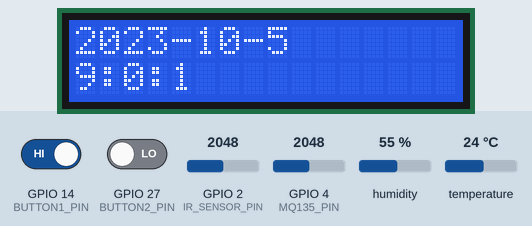
The sketch below on a simulated ESP32. On the bench: 16×2 character LCD. The inputs (shaded band) are chosen by the test bench; at power-on: GPIO 14 (BUTTON1_PIN) HIGH, GPIO 27 (BUTTON2_PIN) LOW, GPIO 4 (MQ135_PIN) = 2048, GPIO 2 (IR_SENSOR_PIN) = 2048, humidity 55 %, temperature 24 °C. WiFi joins after 1.5 s; servers stay silent unless stated; uploads are accepted with an empty reply; the local clock reads 2024-03-15 10:24:30 at power-on unless the sketch sets it; what the sketch prints to the serial monitor is not drawn.

Above: at 2.7 s.
2.8 s: GPIO 14 (BUTTON1_PIN) driven LOW and GPIO 27 (BUTTON2_PIN) driven HIGH
At 13.5 s:
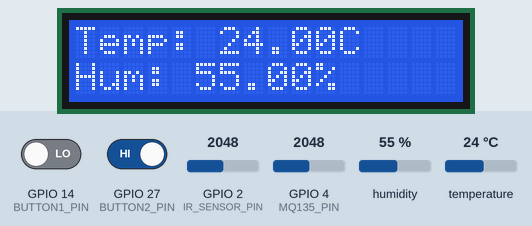
13.8 s: GPIO 4 (MQ135_PIN) set to 1939
At 23.9 s:
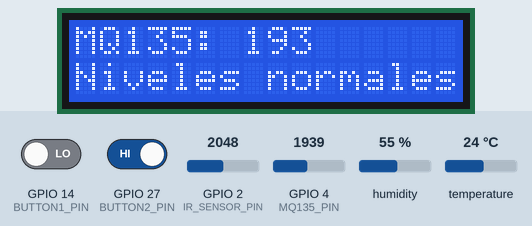
24.2 s: GPIO 2 (IR_SENSOR_PIN) set to 2866
At 33.7 s:
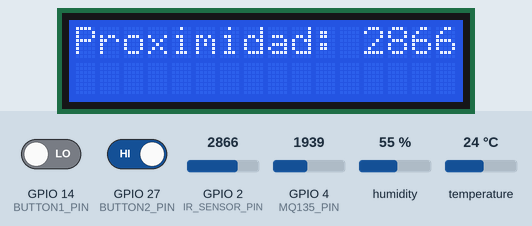
34.6 s: GPIO 14 (BUTTON1_PIN) driven HIGH
40.6 s: GPIO 2 (IR_SENSOR_PIN) set to 3972
At 44.6 s:
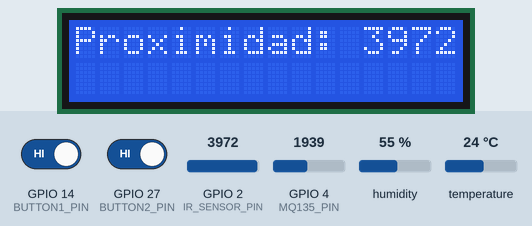
46.6 s: GPIO 14 (BUTTON1_PIN) driven LOW
At 55.7 s:
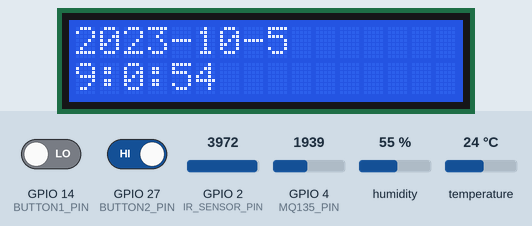
Timing chart, 0 to 56.8 s (numbered marks = the images above; inputs shaded):
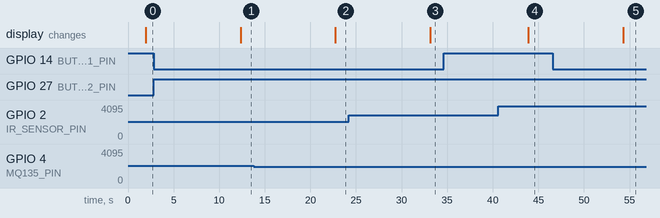

Measured:
- the behaviour switches between 2000 and 1999 on GPIO 4 (MQ135_PIN) (found by bisection; images 1 and 2)
- after the input at 2.8 s, the display: changes after 9.6 s (image 1)
- after the input at 13.8 s, the display: changes after 8.9 s (image 2)
- after the input at 24.2 s, the display: changes after 8.9 s (image 3)
- after the input at 34.6 s, every drawn part: stays the same
- after the input at 40.6 s, the display: changes after 3.3 s (image 4)
- after the input at 46.6 s, the display: changes after 7.7 s (image 5)

The sketch:

SP_2.ino
```cpp
#include <Wire.h>
#include <LiquidCrystal_I2C.h>
#include <DFRobot_DHT11.h>
#include <Ds1302.h>
#include <WiFi.h>
#include <HTTPClient.h>
#include <ArduinoJson.h>


#define DHT11_PIN 15
#define IR_SENSOR_PIN 2
#define MQ135_PIN 4
#define PIN_ENA 19
#define PIN_CLK 5
#define PIN_DAT 18
#define BUTTON1_PIN 14
#define BUTTON2_PIN 27

DFRobot_DHT11 dht11;
Ds1302 rtc(PIN_ENA, PIN_CLK, PIN_DAT);
LiquidCrystal_I2C lcd(0x27, 16, 2);

const char* ssid = "Tec-Contingencia";
const char* password = "";
const char* apiEndpoint = "https://special-waddle-w67jwgr97wjh9xw4-5000.app.github.dev/sensor_data";

int currentView = 0;

void setupWifi() {
    Serial.begin(9600);
    Serial.print("Connecting to WiFi");
    WiFi.begin(ssid, password);
    while (WiFi.status() != WL_CONNECTED) {
        delay(100);
        Serial.print(".");
    }
    Serial.print(" Connected: ");
    Serial.println(WiFi.localIP());
}

void setup() {
    Serial.begin(9600);
    pinMode(IR_SENSOR_PIN, INPUT);
    pinMode(BUTTON1_PIN, INPUT);
    pinMode(BUTTON2_PIN, INPUT);
    lcd.init();
    lcd.backlight();
    rtc.init();
    Ds1302::DateTime dt = {
        .year = 23,
        .month = Ds1302::MONTH_OCT,
        .day = 5,
        .hour = 9,
        .minute = 0,
        .second = 0,
        .dow = Ds1302::DOW_THU
    };
    rtc.setDateTime(&dt);
    setupWifi();
}

void sendData(float temperature, float humidity, int mq135Value, int proximity) {
    Serial.print("Sending data to API: ");

    HTTPClient http;
    http.begin(apiEndpoint);
    http.addHeader("Content-Type", "application/json");

    StaticJsonDocument<300> doc;

    doc["temperature"] = temperature;
    doc["humidity"] = humidity;
    doc["mq135Value"] = mq135Value;
    doc["proximity"] = proximity;

    Ds1302::DateTime now;
    rtc.getDateTime(&now);
    String datetime = "20" + String(now.year) + "-" +
                      ((now.month < 10) ? "0" : "") + String(now.month) + "-" +
                      ((now.day < 10) ? "0" : "") + String(now.day) + " " +
                      ((now.hour < 10) ? "0" : "") + String(now.hour) + ":" +
                      ((now.minute < 10) ? "0" : "") + String(now.minute) + ":" +
                      ((now.second < 10) ? "0" : "") + String(now.second);
    doc["date_time"] = datetime;

    String json;
    serializeJson(doc, json);
    Serial.println("Sending JSON: " + json);

    int httpResponseCode = http.POST(json);
    if (httpResponseCode > 0) {
        Serial.print("HTTP Response code: ");
        Serial.println(httpResponseCode);
        String responseString = http.getString();
        Serial.println("Received response: " + responseString);
    } else {
        Serial.print("Error code: ");
        Serial.println(httpResponseCode);
    }
    http.end();
}

void loop() {
    dht11.read(DHT11_PIN);
    float temperature = dht11.temperature;
    float humidity = dht11.humidity;
    int mq135Value = analogRead(MQ135_PIN) / 10;
    int proximity = analogRead(IR_SENSOR_PIN);

    Serial.print("Temperatura: ");
    Serial.println(temperature);
    Serial.print("Humedad: ");
    Serial.println(humidity);
    Serial.print("MQ135: ");
    Serial.println(mq135Value);
    Serial.print("Proximity: ");
    Serial.println(proximity);

    sendData(temperature, humidity, mq135Value, proximity);

    int button1State = digitalRead(BUTTON1_PIN);
    int button2State = digitalRead(BUTTON2_PIN);

    if (button1State == LOW && button2State == HIGH) {
        currentView = (currentView + 1) % 4;
        delay(5000);
    }

    lcd.clear();

    switch (currentView) {
        case 0: {
            Ds1302::DateTime now;
            rtc.getDateTime(&now);
            lcd.setCursor(0, 0);
            lcd.print("20");
            lcd.print(now.year);
            lcd.print("-");
            lcd.print(now.month);
            lcd.print("-");
            lcd.print(now.day);
            lcd.setCursor(0, 1);
            lcd.print(now.hour);
            lcd.print(":");
            lcd.print(now.minute);
            lcd.print(":");
            lcd.print(now.second);
            break;
        }
        case 1: {
            lcd.setCursor(0, 0);
            lcd.print("Temp: ");
            lcd.print(temperature);
            lcd.print("C");
            lcd.setCursor(0, 1);
            lcd.print("Hum: ");
            lcd.print(humidity);
            lcd.print("%");
            break;
        }
        case 2: {
            lcd.setCursor(0, 0);
            lcd.print("MQ135: ");
            lcd.print(mq135Value);
            lcd.setCursor(0, 1);
            if (mq135Value < 100) {
                lcd.print("Aire limpio");
            } else if (mq135Value < 200) {
                lcd.print("Niveles normales");
            } else {
                lcd.print("Aire contaminado");
            }
            break;
        }
        case 3: {
            lcd.setCursor(0, 0);
            lcd.print("Proximidad: ");
            lcd.print(proximity);
            break;
        }
    }

    delay(5000);
}
```
